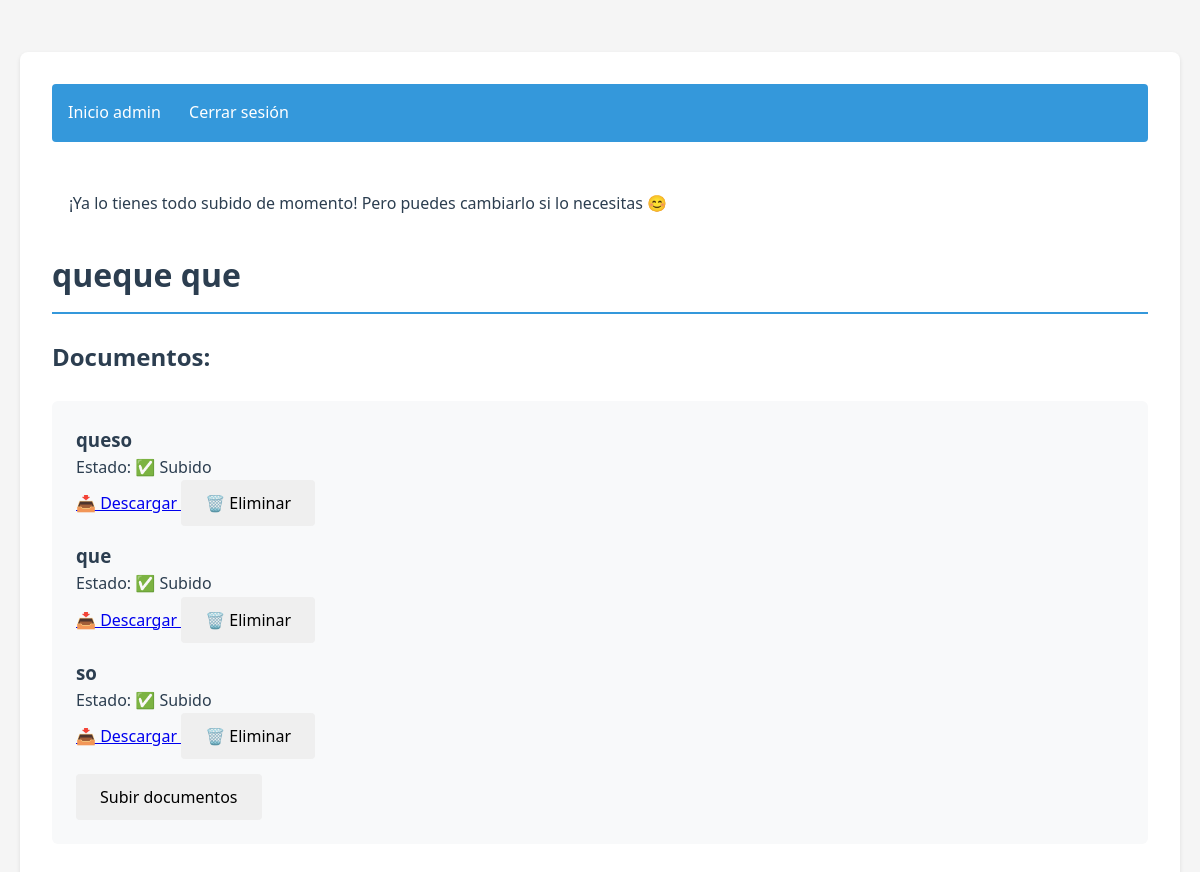
/alumno/2d1b58c4df847875bd9fd6f62d80ba1e/subir_documentos (signed in), run on the app's committed database.
### models.py (models this page shows, shortened)
class Alumno(db.Model):
    __tablename__ = 'alumnos'
    id = db.Column(db.String(32), primary_key=True, default=lambda: str(uuid.uuid4()))
    nombre = db.Column(db.String(50), nullable=False)
    email = db.Column(db.String(100), nullable=False)
    apellidos = db.Column(db.String(100), nullable=False)
    password_hash = db.Column(db.String(128), nullable=False)
    tabla_id = db.Column(db.Integer, db.ForeignKey('tablas.id'), nullable=False)
    documentos = db.relationship('Documento', backref='alumno', cascade='all, delete-orphan')

class Documento(db.Model):
    __tablename__ = 'documentos'
    id = db.Column(db.Integer, primary_key=True)
    nombre = db.Column(db.String(255), nullable=False)  # Ej: "Certificado médico"
    descripcion = db.Column(db.Text)
    fecha_creacion = db.Column(db.DateTime, default=datetime.utcnow)
    nombre_archivo = db.Column(db.String(255), unique=True)  # Ej: "alumno1_certificado.pdf"
    ruta = db.Column(db.String(512))  # Ruta física en el servidor
    estado = db.Column(db.String(20), default='pendiente')  # pendiente/aceptado/rechazado
    tabla_id = db.Column(db.Integer, db.ForeignKey('tablas.id'), nullable=False)  # A qué tabla pertenece
    alumno_id = db.Column(db.Integer, db.ForeignKey('alumnos.id'))  # NULL si es solo un requisito

### app.py (the view, shortened to what this page needs)
    @app.route("/alumno/<alumno_id>/subir_documentos", methods=["GET", "POST"])
    def subir_documentos(alumno_id):
        if not session.get('usuario_alumno') or str(session['usuario_alumno']) != str(alumno_id):
            flash("Acceso no autorizado", "error")
            return redirect(url_for('login_alumno'))
        alumno = Alumno.query.get_or_404(alumno_id)
        tabla = alumno.tabla
        documentos_requeridos = Documento.query.filter_by(
            tabla_id=tabla.id,
            alumno_id=None
        ).all()
        documentos_subidos = Documento.query.filter_by(
            tabla_id=tabla.id,
            alumno_id=alumno.id
        ).all()
        documentos_subidos_nombres = [d.nombre for d in documentos_subidos]
        faltan = [d.nombre for d in documentos_requeridos if d.nombre not in documentos_subidos_nombres]
        if not faltan:
            flash("¡Ya lo tienes todo subido de momento! Pero puedes cambiarlo si lo necesitas 😊", "info")
        return render_template(
            "alumnos/subir_documentos.html",
            alumno=alumno,
            documentos_requeridos=documentos_requeridos,
            documentos_subidos=documentos_subidos
        )

### templates/alumnos/subir_documentos.html
{% extends "base.html" %}
{% block content %}
    <h1>{{ alumno.nombre }} {{ alumno.apellidos }}</h1>
    <h2>Documentos:</h2>
    <form method="POST" action="{{ url_for('subir_documentos', alumno_id=alumno.id) }}" enctype="multipart/form-data">
        {% for doc in documentos_requeridos %}
            <div style="margin-bottom: 15px;">
                <h3>{{ doc.nombre }}</h3>
                {% set doc_subido = documentos_subidos | selectattr('nombre', 'equalto', doc.nombre) | first %}
                {% if doc_subido %}
                    <p>Estado:
                        {% if doc_subido.estado == 'aceptado' %}✅ Validado
                        {% elif doc_subido.estado == 'subido' %}✅ Subido
                        {% else %}❌ Rechazado
                        {% endif %}
                    </p>
                    <a href="{{ url_for('descargar_documento', doc_id=doc_subido.id) }}" class="button">
                        📥 Descargar
                    </a>
                    <button
                        type="button"
                        class="btn-eliminar"
                        data-doc-id="{{ doc_subido.id }}">
                        🗑️ Eliminar
                    </button>
                {% else %}
                    <p>Estado: No subido</p>
                    <input type="file" name="documento_{{ doc.id }}">
                {% endif %}
            </div>
        {% endfor %}
        <button type="submit" class="btn-primary">Subir documentos</button>
    </form>
{% endblock %}

### static/css/main.css (style rules this page uses)
:root { --color-primario: #3498db; --color-exito: #2ecc71; --color-error: #e74c3c; --color-fondo: #f5f5f5; --color-texto: #2c3e50; --color-borde: #bdc3c7; }
* { box-sizing: border-box; margin: 0; padding: 0; font-family: 'Segoe UI', sans-serif; }
body { background-color: var(--color-fondo); line-height: 1.6; padding: 20px; max-width: 1200px; margin: 0 auto; color: var(--color-texto); }
h1, h2 { color: var(--color-texto); margin-bottom: 1.5rem; }
h1 { border-bottom: 2px solid var(--color-primario); padding-bottom: 0.75rem; }
form { background: #f8f9fa; border-radius: 6px; padding: 1.5rem; margin: 1rem 0; }
button { padding: 0.75rem 1.5rem; border: none; border-radius: 4px; cursor: pointer; font-size: 1rem; transition: all 0.3s ease; display: inline-flex; align-items: center; gap: 0.5rem; }

### data on the page
Alumno: nombre "queque", apellidos "que"
Documento: nombre "queso"
Documento: nombre "que"
Documento: nombre "so"

### other printed values
{{ message }} "¡Ya lo tienes todo subido de momento! Pero puedes cambiarlo si lo necesitas 😊"
